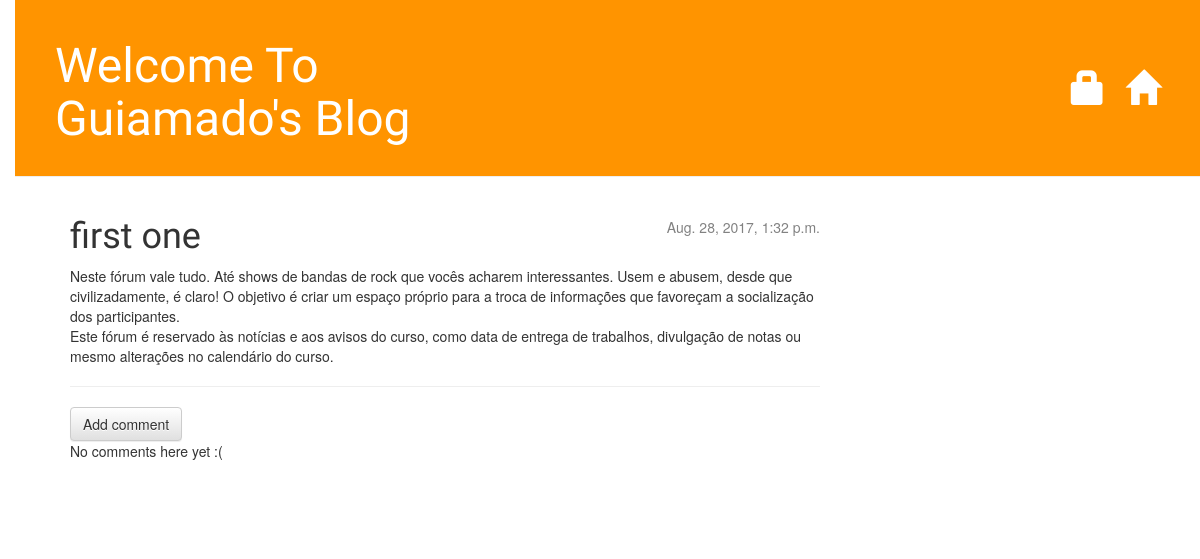
The page /post/1/ on the database as committed earlier.
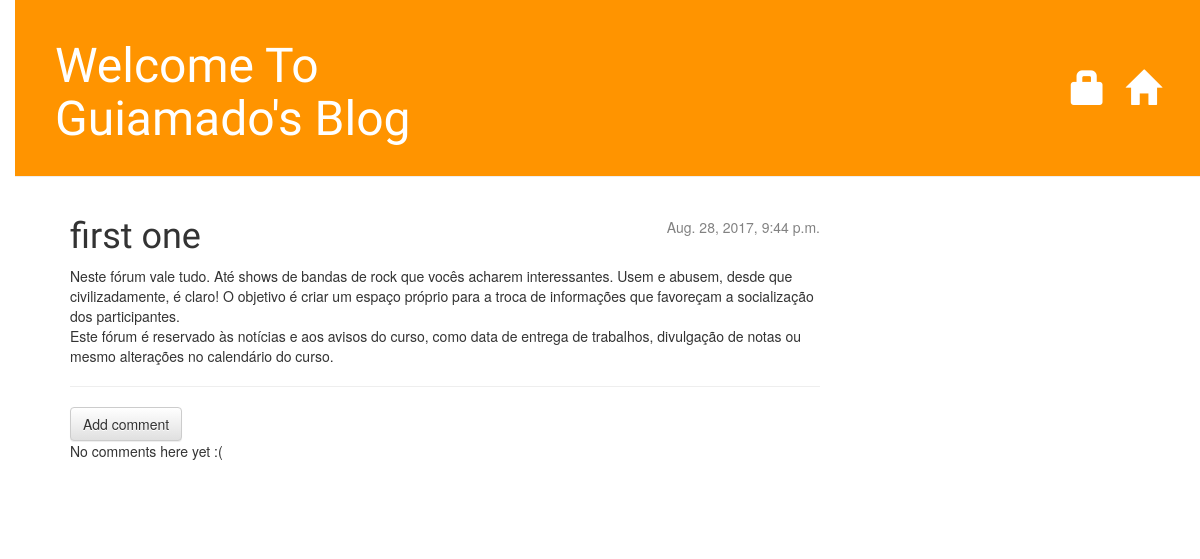
The same page on the database as committed later.
### blog/models.py (models this page shows, shortened)
class Post(models.Model):
    author = models.ForeignKey('auth.User')
    title = models.CharField(max_length=200)
    text = models.TextField()
    created_date = models.DateTimeField(
            default=timezone.now)
    published_date = models.DateTimeField(
            blank=True, null=True)

### blog/views.py (the view)
# urls.py: url(r'^post/(?P<pk>[0-9]+)/$', views.post_detail,name='post_detail'),
def post_detail(request, pk):
	post = get_object_or_404(Post, pk=pk)
	return render(request, 'blog/post_detail.html', {'post': post})

### blog/templates/blog/post_detail.html (shortened to what this page needs)
{% extends 'blog/base.html' %}
	{% block content %}
    	<div class="post">
        	{% if post.published_date %}
    			<div class="date">
        			{{ post.published_date }}
    			</div>
			{% else %}
    			<a class="btn btn-default" href="{% url 'post_publish' pk=post.pk %}">Publish</a>
			{% endif %}
        	<h1>{{ post.title }}</h1>
        	<p>{{ post.text|linebreaksbr }}</p>
        	<hr>
        	<a class="btn btn-default" href="{% url 'add_comment_to_post' pk=post.pk %}">Add comment</a>
			{% for comment in post.comments.all %}
    			{% if user.is_authenticated or comment.approved_comment %}
    				<div class="comment">
        				<div class="date">
            				{{ comment.created_date }}
            				{% if not comment.approved_comment %}
                				<a class="btn btn-default" href="{% url 'comment_remove' pk=comment.pk %}"><span class="glyphicon glyphicon-remove"></span></a>
                				<a class="btn btn-default" href="{% url 'comment_approve' pk=comment.pk %}"><span class="glyphicon glyphicon-ok"></span></a>
            				{% endif %}
        				</div>
        				<strong>{{ comment.author }}</strong>
        				<p>{{ comment.text|linebreaks }}</p>
    				</div>
    			{% endif %}
			{% empty %}
    			<p>No comments here yet :(</p>
			{% endfor %}
    	</div>
	{% endblock %}

Rows that differ between the two databases and show on the page:
changed Post "first one": published_date "Aug. 28, 2017, 1:32 p.m." → "Aug. 28, 2017, 9:44 p.m."
